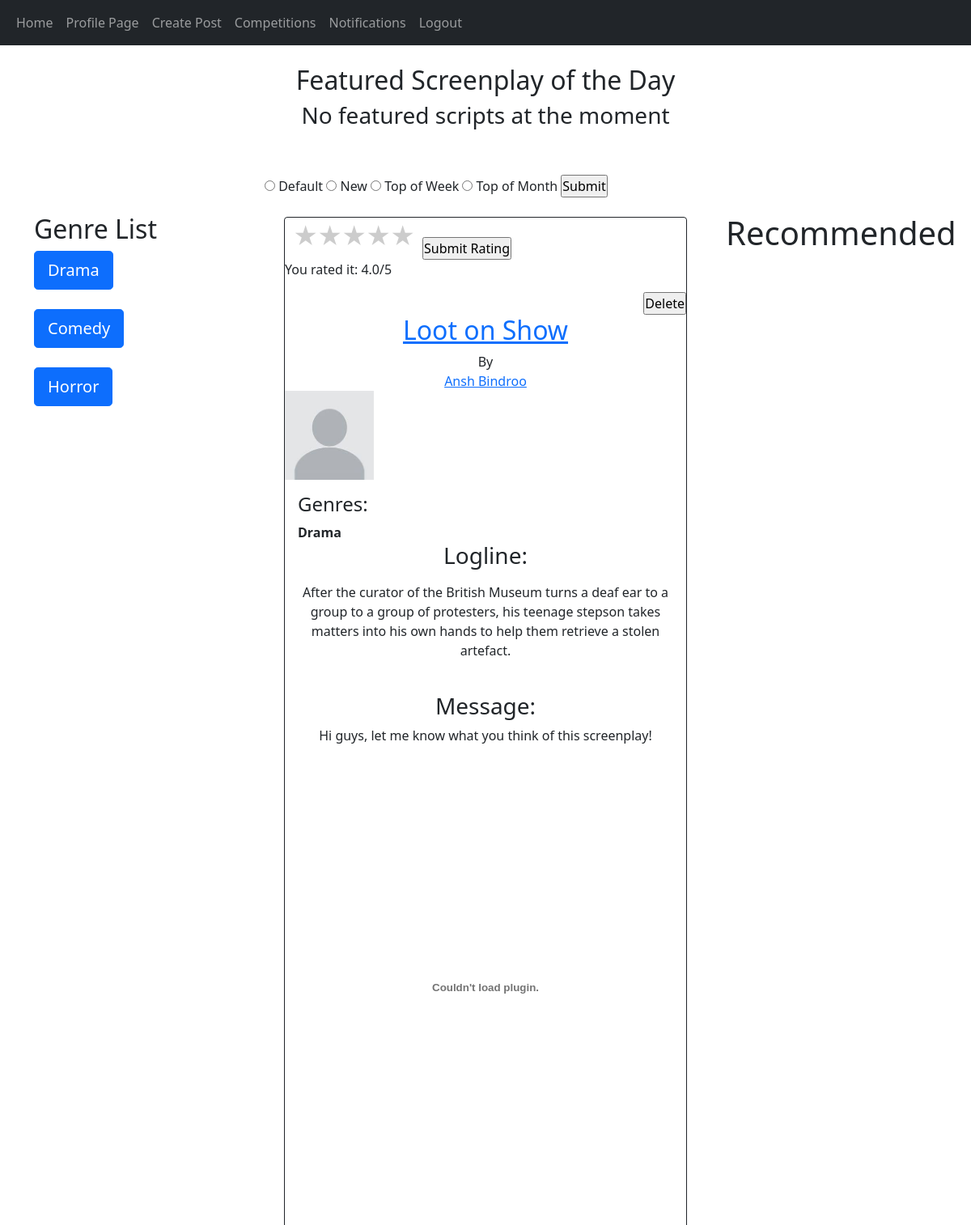
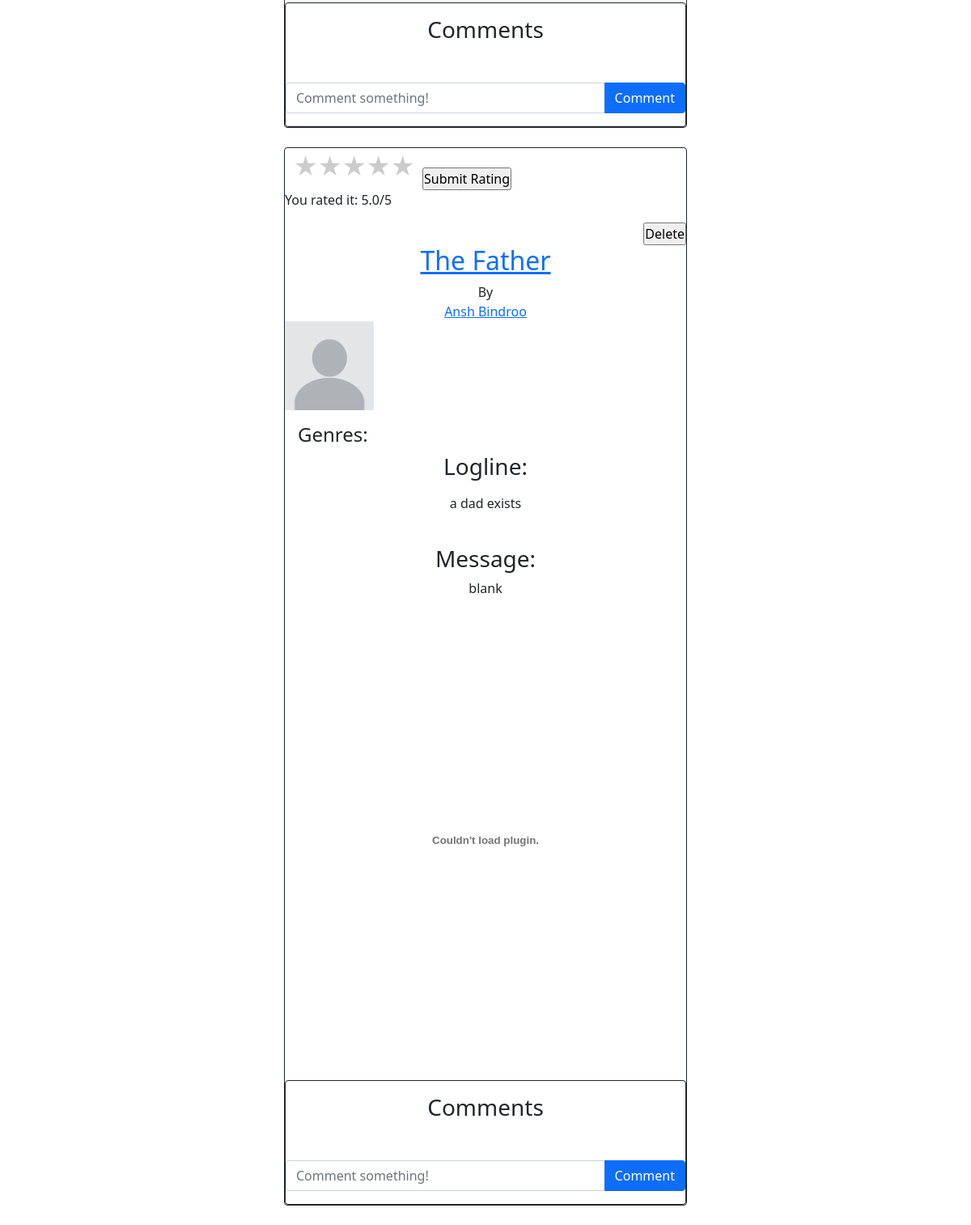
/home (signed in), run on an earlier commit of the app's database (2 pictures, top to bottom).
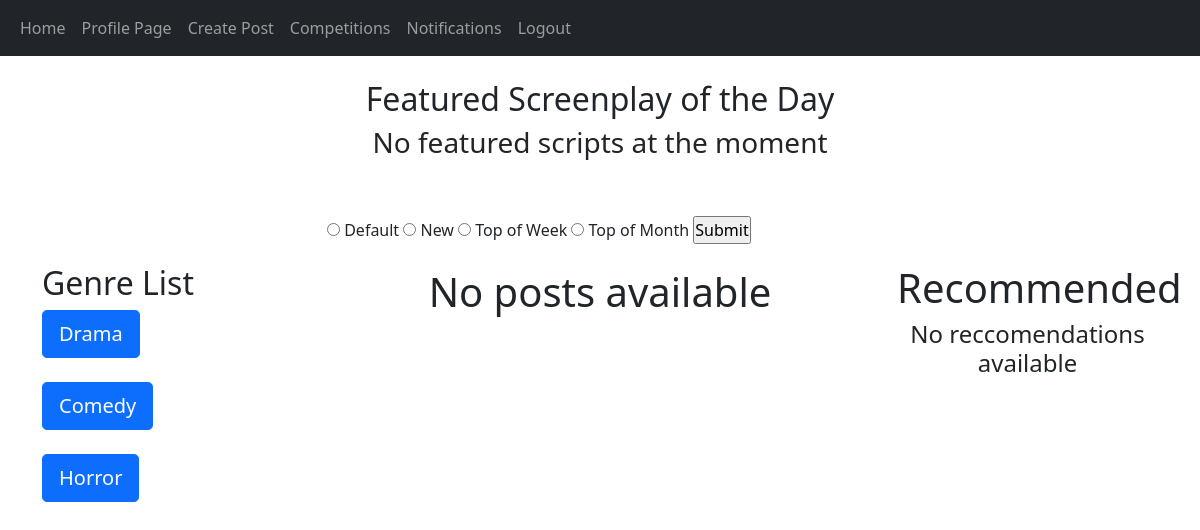
And on a later commit of the database.
### website/models.py (models this page shows)
class Screenplays(db.Model):
    __tablename__ = "Screenplays"
    scriptid = db.Column(db.Integer, primary_key=True)
    writerid = db.Column(db.Integer, db.ForeignKey('Screenwriters.writerid', ondelete="CASCADE"), nullable=False)
    title = db.Column(db.String(300))
    logline = db.Column(db.String(165))
    message = db.Column(db.Text)
    screenplay = db.Column(db.String(300))
    fullfile = db.Column(db.String(300))
    date_created = db.Column(db.DateTime(timezone=True), default=func.now())
    avgrating = db.Column(db.Float)
    scripts = db.relationship('Notifications', backref="script", passive_deletes=True)
    scriptscommented = db.relationship('Comments', backref="script", passive_deletes=True)
    liked = db.relationship('LikedScreenplays', backref="script", passive_deletes=True)
    scripts2 = db.relationship('ScriptHas', backref="script", passive_deletes=True)
    liked2 = db.relationship('FeaturedScripts', backref="script", passive_deletes=True)

class LikedScreenplays(db.Model):
    __tablename__ = "LikedScreenplays"
    writerid = db.Column(db.Integer, db.ForeignKey('Screenwriters.writerid'), primary_key=True)
    scriptid = db.Column(db.Integer, db.ForeignKey('Screenplays.scriptid'), primary_key=True)
    title = db.Column(db.String(300))
    rating = db.Column(db.Float)

class Users(db.Model, UserMixin):
    __tablename__ = "Users"
    id = db.Column(db.Integer, primary_key=True)
    email = db.Column(db.String(150), unique=True)
    username = db.Column(db.String(150), unique=True)
    forename = db.Column(db.String(75), unique=True)
    surname = db.Column(db.String(75))
    password = db.Column(db.String(150))
    date_created = db.Column(db.DateTime(timezone=True), default=func.now())
    accounttype = db.Column(db.Integer)
    profilepic = db.Column(db.String(), nullable=True)
    biography = db.Column(db.Text)
    writers = db.relationship('Screenwriters', backref="user", passive_deletes=True)
    producers = db.relationship('Producers', backref="user", passive_deletes=True)

class ScriptHas(db.Model):
    __tablename__ = "ScriptHas"
    scriptid = db.Column(db.Integer, db.ForeignKey('Screenplays.scriptid'), primary_key=True)
    genreid = db.Column(db.Integer, db.ForeignKey('Genres.genreid'), primary_key=True)

class Genres(db.Model):
    __tablename__ = "Genres"
    genreid = db.Column(db.Integer, primary_key=True)
    genre = db.Column(db.String(50))
    genres = db.relationship('ScriptHas', backref="has")
    genres2 = db.relationship('CompHas', backref="has")

### website/views.py (the view)
@views.route("/")
@views.route("/home", methods=['GET', 'POST'])
@login_required
def home():
    if current_user.accounttype == 1:
        writer = Screenwriters.query.filter_by(userid=current_user.id).first()
        recs = GiveRecommendations(writer.writerid)
    posts = Screenplays.query.all()
    comments = Comments.query.all()
    scripthas = ScriptHas.query.all()
    likes = LikedScreenplays.query.all()
    featured = Queue(5)
    LoadFeatured(featured, date.today())
    script = featured.queue[featured.head]
    if (script != None) and (datetime.now() >= script.dequeuedatetime): #When the screenplay's time is up, the screenplay is dequeued and removed from the table
        featured.dequeue()
        feature = FeaturedScripts.query.filter_by(scriptid = script.scriptid).first()
        db.session.delete(feature)
        db.session.commit()
    return flask.render_template("home.html", user=current_user, posts=posts, comments=comments, scripthas=scripthas, recs=recs, likes=likes, script=featured.queue[featured.head], featured=featured)

### website/views.py (called while the page is built, shortened)
def LoadFeatured(queue, date):
    posts = Screenplays.query.filter_by(date_created = date) #Posts from today selected
    sec = 30
    scripts = FeaturedScripts.query.filter(FeaturedScripts.featuredid <= 5) #The first 6 records are enqueued from the database to the queue
    for i in scripts:
        queue.enqueue(i)

### website/templates/home.html (shortened to what this page needs)
{% extends "base.html" %} {% block title %}Home{% endblock %} {% block content%}
<!DOCTYPE html>
<html lang="en">
<head>
</head>
<body>
    {% if featured %}
        <div style="text-align: center">
            <h2>Featured Screenplay of the Day</h2>
            {% if script != None %}
                <h2>{{script.script.title}}</h2>
                {{script.script.logline}}
                <p>By: {{script.script.writer.user.username}}</p>
                <embed style="text-align: center;" src="{{url_for('static', filename='images/'+ script.script.screenplay)}}" width = "75%" height = "550px%">
            {% else %}
                <h3>No featured scripts at the moment</h3>
            {% endif %}
        </div>
    {% endif %}
    <br><br>
    <div class="row">
        <div style="text-align:left" class="col-3">
            <br><br>
            <h2>Genre List</h2>
            <form action="/filter" method="POST">
                <button name="genre" value="1" class="btn btn-primary btn-lg">Drama</button><br><br>
                <button name="genre" value="2" class="btn btn-primary btn-lg">Comedy</button><br><br>
                <button name="genre" value="3" class="btn btn-primary btn-lg">Horror</button><br><br>
            </form>
        </div>
        <div class="col-6">
            <form method='POST' action="/sort">
                <input type="radio" name="sorted" id="default" value="0"></input>
                <label for="default">Default</label>
                <input type="radio" name="sorted" id="new" value="1"></input>
                <label for="new">New</label>
                <input type="radio" name="sorted" id="week" value="2"></input>
                <label for="week">Top of Week</label>
                <input type="radio" name="sorted" id="month" value="3"></input>
                <label for="month">Top of Month</label>
                <input type="submit" value="Submit">
            </form>
            <br>
            <div id="posts" class="container" style="text-align:center">
            {% if posts %}
                {% for post in posts %}
                <div class="card border-dark">
                        {% if user.accounttype == 1 %}
                        <div style="text-align:left">
                            <form method = "POST" action="/rate/{{post.scriptid}}">
                                <div class="rate">
                                    <label for="star5" title="text">5 stars</label>
                                    <label for="star4" title="text">4 stars</label>
                                    <label for="star3" title="text">3 stars</label>
                                    <label for="star2" title="text">2 stars</label>
                                    <label for="star1" title="text">1 star</label>
                                </div>
                                <br>
                                <div style="text-align:left">
                                    <input type="submit" value="Submit Rating">
                                </div>
                            </form>
                            {% endif %}
                            {% if user.accounttype == 1 %}
                                {% for like in likes %}
                                    {% if (like.writer.user.id == user.id) and (like.script.scriptid == post.scriptid) %}
                                        <p>You rated it: {{like.rating}}/5</p>
                                    {% endif %}
                                {% endfor %}
                            {% endif %}
                        </div>
                        {% if user.id == post.writer.user.id %}
                        <div style="text-align:right">
                            <form action = /delete-post/{{post.scriptid}} method="POST">
                                <input type="submit" value="Delete">
                            </form>
                        </div>
                        {% endif %}
                        {% if post.screenplay %}
                        <a href="/script/{{post.scriptid}}" target="_blank"><h2>{{post.title}}</h2></a>
                        {% else %}
                        <h2>{{post.title}}</h2>
                        {% endif %}
                        By<a href="/profilepage/{{post.writer.user.id}}">{{post.writer.user.username}}</a>
                        {% if post.writer.user.profilepic %}
                        <img src="{{ url_for('static', filename='images/'+ post.writer.user.profilepic) }}" width = "110px" height = "110px" alt="Profile picture">
                        {% else %}
                        <img src="/static/images/default.jpg" alt="Default profile picture" width = "110px" height = "110px">
                        {% endif %}
                        <div class="card-body">
                            <div style="text-align:left">
                            <h4>Genres:</h4>
                            {% for script in scripthas %}
                                {% if script.scriptid == post.scriptid %}
                                    <b>{{script.has.genre}}</b><br>
                                {% endif %}
                            {% endfor %}
                        </div>
                            <h3>Logline:</h3>
                            <p><div class="card-text">{{post.logline}}</div></p>
                            <br>
                            <h3>Message:</h3>
                            {{post.message}}
                            <br>
                            <br>
                            {% if post.screenplay %}
                            <embed style="text-align: center;" src="{{url_for('static', filename='images/'+ post.screenplay)}}#toolbar=0" width = "100%" height = "550px%">
                            {% else %}
                            <h2>Screenplay not available</h2>
                            {% endif %}
                        </div>
                        {% if user.accounttype == 1 %}
                        <div class="card border-dark">
                            <div class="card-body">
                            <h3>Comments</h3>
                            </div>
                            <br>
                            <form class="input-group mb-3"method="POST" action="/create-comment/{{post.scriptid}}">
                                <input type="text" id="text" name="text" class="form-control" placeholder="Comment something!"/>
                                <button type="submit" class="btn btn-primary">Comment</button>
                            </form>
                        </div>
                        {% endif %}
                </div>
                <br>
                    {% endfor %}
            {% else %}
            <h1>No posts available</h1>
            {% endif %}
            </div>
        </div>
        <div class="col-3">
            <br>
            <br>
            <h1>Recommended</h1>
            {% if recs == None %}
            <div style="text-align:center">
                <h4>No reccomendations available</h4>
            </div>
            {% endif %}
        </div>
    </div>
</body>
</html>
{% endblock %}

### website/templates/base.html (shortened to what this page needs)
<!DOCTYPE html>
<html lang="en">
  <head>
    <link
      href="https://cdn.jsdelivr.net/npm/bootstrap@5.0.2/dist/css/bootstrap.min.css"
      rel="stylesheet"
    />
  </head>
  <body>
    <nav class="navbar navbar-expand-lg navbar-dark bg-dark">
      <div class="container-fluid">
        <div class="collapse navbar-collapse" id="navbar">
          <div class="navbar-nav">
            <a class="nav-item nav-link" href="/home">Home</a>
            {% if user.is_authenticated %}
            <a class="nav-item nav-link" href="/profilepage/{{user.id}}">Profile Page</a>
            <a class="nav-item nav-link" href="/post">Create Post</a>
            <a class="nav-item nav-link" href="/competitions">Competitions</a>
            <a class="nav-item nav-link" href="/notifications/{{user.id}}">Notifications</a>
            <a class="nav-item nav-link" href="/logout">Logout</a>
            {% else %}
            <a class="nav-item nav-link" href="/login">Login</a>
            <a class="nav-item nav-link" href="/sign-up">Sign Up</a>
            {% endif %}
          </div>
        </div>
      </div>
    </nav>
    <br>
    <div class="container">{% block content %}{% endblock %}</div>
  </body>
</html>

### website/templates/home.html (style rules this page uses)
* { margin: 0; padding: 0; }

What changed in the data, as far as the page shows it:
removed Screenplays: title "Loot on Show", writer.user.username "Ansh Bindroo", logline "After the curator of the British Museum turns a deaf ear to a group to a group of protesters, his teenage stepson takes matters into his own hands to help them retrieve a stolen artefact.", message "Hi guys, let me know what you think of this screenplay!"
removed LikedScreenplays: rating "4.0", shown under "Loot on Show"
removed ScriptHas: has.genre "Drama"
removed Screenplays: title "The Father", writer.user.username "Ansh Bindroo", logline "a dad exists", message "blank"
removed LikedScreenplays: rating "5.0", shown under "The Father"
Also different on the page:
text now shown: "No posts available No reccomendations available"
